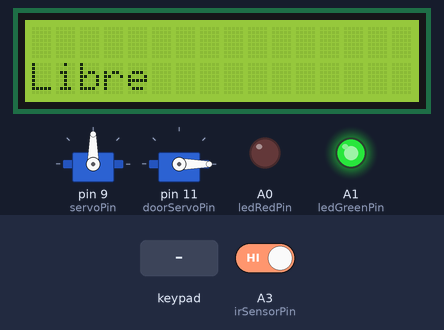
This sketch was run on a simulated Arduino Uno, built with avr-gcc and run on an emulated ATmega328P. Parts: 16×2 character LCD, 2 × servo, output pins drawn as LEDs (lit = HIGH). Inputs (shaded band) come from the test bench; at power-on: A3 (irSensorPin) HIGH. The audio player accepts every command and is not drawn; what the sketch prints to the serial monitor is not drawn.

Above: at 3.8 s.
3.9 s: keypad keys 1 0 8 7 6 pressed 0.4 s apart
At 7.2 s:
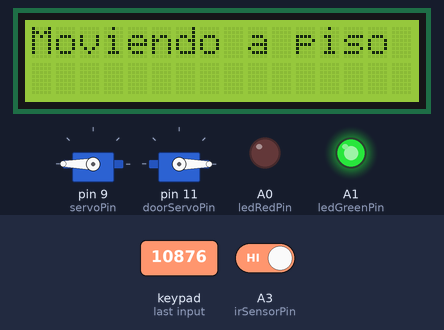
7.4 s: A3 (irSensorPin) driven LOW
At 10.2 s:
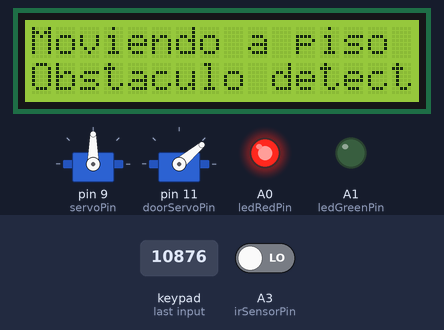
10.4 s: key '1' pressed
At 11.3 s:
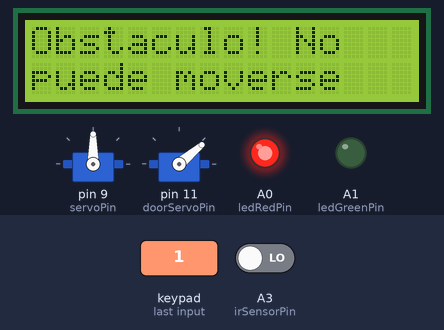
13.4 s: keypad keys 1 0 8 7 6 # pressed 0.4 s apart
At 17.2 s:
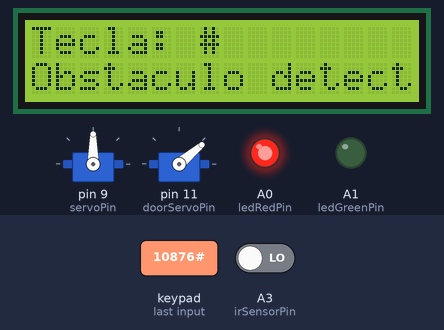
17.9 s: key 'A' pressed
At 19.1 s:
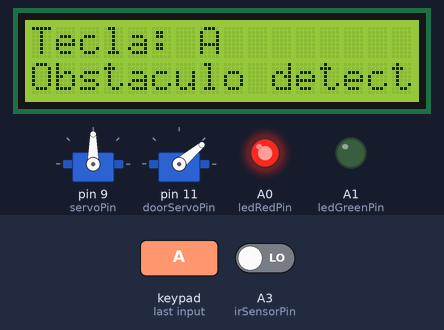
19.4 s: key 'B' pressed
At 20.7 s:
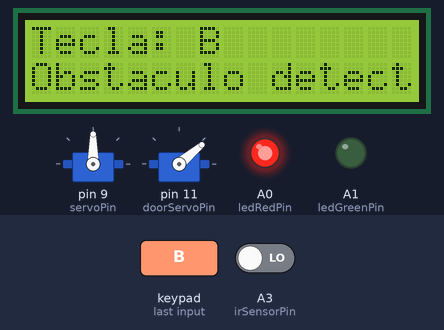
Timing chart, 0 to 21.9 s (numbered marks = the images above; inputs shaded):
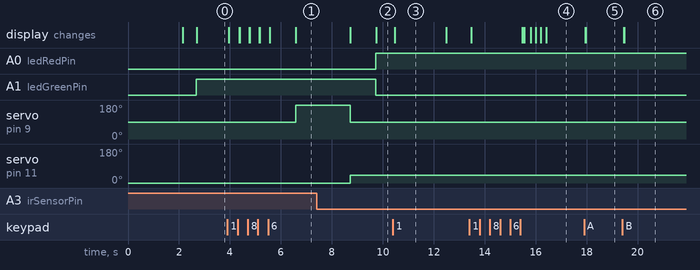

Measured:
- after the input at 3.9 s, servo on pin 9 (servoPin): 90° → 180° after 2.7 s; the display: first changes after 0.05 s (image 1 shows a later state)
- after the input at 7.4 s, A0 (ledRedPin): LOW → HIGH after 2.3 s; A1 (ledGreenPin): HIGH → LOW after 2.3 s; the display: first differs from a run without the input after 2.3 s (image 2)
- after the input at 10.4 s, the display: changes after 0.07 s (image 3)
- after the input at 13.4 s, the display: first changes after 0.07 s (image 4 shows a later state)
- after the input at 17.9 s, the display: first changes after 0.05 s (image 5 shows a later state)
- after the input at 19.4 s, the display: first changes after 0.06 s (image 6 shows a later state)
- what the display in image 3 shows lasts 2.0 s, from 10.5 s to 12.5 s

The sketch:

fulvio_proyecto_final.ino
```cpp
#include <Servo.h>
#include <Keypad.h>
#include <LiquidCrystal_I2C.h>
#include <SoftwareSerial.h>

#include "DFRobotDFPlayerMini.h"

SoftwareSerial softSerial(12,13);
DFRobotDFPlayerMini myDFPlayer;

// Configuración del teclado 4x4
const byte FILAS = 4;    // Número de filas
const byte COLUMNAS = 4; // Número de columnas

char teclas[FILAS][COLUMNAS] = {
  {'1', '2', '3', 'A'},
  {'4', '5', '6', 'B'},
  {'7', '8', '9', 'C'},
  {'*', '0', '#', 'D'}
};

byte pinesFilas[FILAS] = {10, 8, 7, 6};     // Pines de las filas
byte pinesColumnas[COLUMNAS] = {5, 4, 3, 2}; // Pines de las columnas

Keypad teclado = Keypad(makeKeymap(teclas), pinesFilas, pinesColumnas, FILAS, COLUMNAS);

// Configuración del servo de rotación continua
Servo servoMotor;            // Servo principal (ascensor)
const int servoPin = 9;      // Pin del servo principal

// Configuración del servo para la puerta
Servo doorServo;             // Servo para la puerta
const int doorServoPin = 11; // Pin del servo de la puerta
const int doorOpenAngle = 40;  // Ángulo para abrir la puerta
const int doorCloseAngle = 0;  // Ángulo para cerrar la puerta

// Configuración del LCD I2C
LiquidCrystal_I2C lcd(0x27, 16, 2);  // Dirección I2C 0x27, LCD de 16 columnas y 2 filas

// Configuración del sensor infrarrojo y LEDs
const int irSensorPin = A3;  // Pin del sensor infrarrojo
const int ledGreenPin = A1;  // Pin del LED verde
const int ledRedPin = A0;    // Pin del LED rojo

// Tiempo estimado para moverse entre pisos (ajustar según pruebas)
const int timeBetweenFloors = 425; // Tiempo en milisegundos para moverse entre pisos

// Piso actual
int currentFloor = 1;  // Empezamos en el piso 1

void setup() {
  //musica
  softSerial.begin(9600);
  // Inicializar el LCD
  lcd.init();
  lcd.begin(16, 2);
  lcd.backlight();
  lcd.setCursor(0, 0);
  lcd.print("Sistema Iniciado");
  delay(2000);
  lcd.clear();

  // Configurar los servos
  servoMotor.attach(servoPin);
  servoMotor.write(90);  // Detener el servo inicialmente
  doorServo.attach(doorServoPin);
  doorServo.write(doorCloseAngle);  // Inicializar la puerta cerrada

  // Configurar pines del sensor y LEDs
  pinMode(irSensorPin, INPUT);
  pinMode(ledGreenPin, OUTPUT);
  pinMode(ledRedPin, OUTPUT);

  // Apagar LEDs al inicio
  digitalWrite(ledGreenPin, LOW);
  digitalWrite(ledRedPin, LOW);

  // Configurar el monitor serial para depuración
  Serial.begin(9600);

  //%%%%%%%%%%%%%% Musica %%%%%%%%%%%%

 if (!myDFPlayer.begin(softSerial, /*isACK = */true, /*doReset = */true)) {  //Use serial to communicate with mp3.
    Serial.println(F("Unable to begin:"));
    Serial.println(F("1.Please recheck the connection!"));
    Serial.println(F("2.Please insert the SD card!"));
    delay(1000);
  }

  myDFPlayer.setTimeOut(500); //Set serial communictaion time out 500ms

  //----Set volume----
  myDFPlayer.volume(30);  //Set volume value (0~30).
  myDFPlayer.volumeUp(); //Volume Up
  myDFPlayer.volumeDown(); //Volume Down

  myDFPlayer.EQ(DFPLAYER_EQ_NORMAL);

  myDFPlayer.outputDevice(DFPLAYER_DEVICE_SD);
  myDFPlayer.playMp3Folder(1); //play specific mp3 in SD:/MP3/0001.mp3; File Name(0~65535)

}

void loop() {
  updateSensorStatus();  // Verifica el estado del sensor infrarrojo

  char key = teclado.getKey();  // Leer la tecla presionada

  if (key) {  // Si hay una tecla presionada
    Serial.print("Tecla presionada: ");
    Serial.println(key);

    // Mostrar la tecla presionada en el LCD
    lcd.clear();
    lcd.setCursor(0, 0);
    lcd.print("Tecla: ");
    lcd.print(key);

    // Verificar qué tecla fue presionada y realizar acciones
    switch (key) {
      case '1':
        moveElevatorToFloor(1);  // Mover al piso 1
        break;
      case '2':
        moveElevatorToFloor(2);  // Mover al piso 2
        break;
      case '3':
        moveElevatorToFloor(3);  // Mover al piso 3
        break;
      case '4':
        moveElevatorToFloor(4);  // Mover al piso 4
        break;
      case '5':
        moveElevatorToFloor(5);  // Mover al piso 5
        break;
      case '6':
        moveElevatorToFloor(6);  // Mover al piso 6
        break;
      default:
        lcd.setCursor(0, 1);
        lcd.print("Tecla no valida");
        break;
    }
  }
}

// Función para mover el ascensor a un piso específico
void moveElevatorToFloor(int floor) {
  if (floor == currentFloor) {
    lcd.clear();
    lcd.setCursor(0, 1);
    lcd.print("Ya en piso ");
    lcd.print(floor);
    return;
  }

  // Verificar si hay un obstáculo
  if (digitalRead(irSensorPin) == LOW) { // Cambiado: Ahora detecta obstáculos en LOW
    lcd.clear();
    lcd.setCursor(0, 0);
    lcd.print("Obstaculo! No");
    lcd.setCursor(0, 1);
    lcd.print("puede moverse");
    Serial.println("Movimiento bloqueado por obstáculo");
    delay(2000);
    return; // Cancela el movimiento
  }

  int direction = (floor > currentFloor) ? 180 : 0; // Determinar dirección
  int floorsToMove = abs(floor - currentFloor);     // Calcular pisos a mover

  // Cerrar la puerta antes de moverse
  closeDoor();

  // Mostrar movimiento en LCD
  lcd.clear();
  lcd.setCursor(0, 0);
  lcd.print("Moviendo a piso ");
  lcd.print(floor);

  // Mover el ascensor
  servoMotor.write(direction); // Iniciar el giro
  delay(timeBetweenFloors * floorsToMove); // Tiempo proporcional a los pisos
  servoMotor.write(90); // Detener el giro

  // Actualizar piso actual
  currentFloor = floor;

  // Abrir la puerta al llegar
  openDoor();
}

// Función para cerrar la puerta
void closeDoor() {
  if (digitalRead(irSensorPin) == LOW) { // Cambiado: Detecta obstáculos en LOW
    lcd.clear();
    lcd.setCursor(0, 0);
    lcd.print("Obstaculo! No");
    lcd.setCursor(0, 1);
    lcd.print("puede cerrar");
    Serial.println("Puerta bloqueada por obstáculo");
    delay(2000);
    return; // Cancela el cierre de la puerta
  }

  doorServo.write(doorCloseAngle);  // Cierra la puerta
  Serial.println("Puerta cerrada");
  lcd.setCursor(0, 1);
  lcd.print("Puerta cerrada");
  delay(1000);
}

// Función para abrir la puerta
void openDoor() {
  doorServo.write(doorOpenAngle);  // Mover el servo de la puerta a posición abierta
  Serial.println("Puerta abierta");
  lcd.setCursor(0, 1);
  lcd.print("Puerta abierta ");
  delay(1000);
}

// Función para gestionar el sensor infrarrojo y LEDs
void updateSensorStatus() {
  int sensorState = digitalRead(irSensorPin);  // Leer estado del sensor

  if (sensorState == LOW) {  // Cambiado: Obstáculo detectado en LOW
    digitalWrite(ledRedPin, HIGH);   // Enciende LED rojo
    digitalWrite(ledGreenPin, LOW); // Apaga LED verde
    lcd.setCursor(0, 1);
    lcd.print("Obstaculo detect.");
    Serial.println("Obstáculo detectado");
  } else {  // No hay obstáculo
    digitalWrite(ledRedPin, LOW);    // Apaga LED rojo
    digitalWrite(ledGreenPin, HIGH); // Enciende LED verde
    lcd.setCursor(0, 1);
    lcd.print("Libre           ");
    Serial.println("Libre de obstaculos");
  }
}
```
